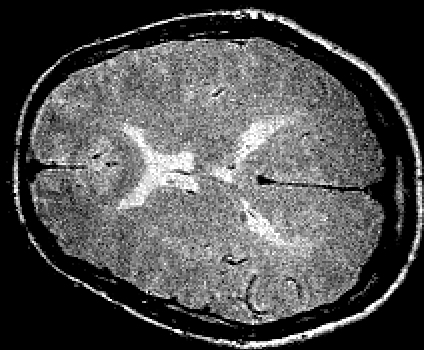
#> input picture brain.jpg, 424 x 350 px
$ python otsu.py   (Python 2 division)
#> lines starting #> are read from the running program, lines starting #| are printed output that depends on the picture; after the words box and inside, x2 and y2 are one past the last pixel; in counts of white or black regions, pixels touching at a corner belong together
import cv2 as ocv
import numpy as np
from matplotlib import pyplot as plt

img = ocv.imread('brain.jpg',0)
#> img is the input picture: shape (350, 424); min 0, max 255, mean 78.6
#blur = ocv.GaussianBlur(img, (5,5), 0)

height, width = img.shape
#> height = 350; width = 424

#gera histograma
hist = ocv.calcHist([img], [0], None, [256], [0,256])
#> hist = 256 values, max 56402 at index 0, min 10 at index 253, mean 579.7
print hist
#> (printed output is left out)

bins = np.arange(256) #valores de intensidade dos pixels

current_max = 0
thresh = 0

total = height * width
#> total = 148400

#normaliza histograma, otsu considera como distribuicao de probabilidade
#tudo deve somar pra 1
hist_norm = hist.ravel()/total
#> hist_norm = 256 values, max 0.38 at index 0, min 6.74e-05 at index 253, mean 0.00391

#foreground - pixels claros > t
#background - pixels escuros <= t
sum_all, sumFore, sumBack = 0, 0, 0

for i in range(0,256):
    sum_all += i * hist[i][0] #sum_i=1^L i * p_i
#> this loop made 256 passes
#> sum_all on passes 1 to 3: 0, 1711, 2081
#> after the loop, sum_all = 11658610

weightBack, weightFore = 0, 0
varBetween, meanBack, meanFore = 0, 0, 0

for i in range(0, 256):
    weightBack += hist[i][0] #w_0 = sum_i=1^k = w(k)
    weightFore = total - weightBack #w_1 = 1 - w(k)
    if weightFore == 0:
        break
    sumBack += i*hist[i][0] #sum_i=1^k i*p_i
    sumFore = sum_all - sumBack #diferenca do que ja somei para o total
    meanBack = sumBack / weightBack #sum_i=1^k i*p_i / w(k)
    meanFore = sumFore / weightFore
    varBetween = weightBack * weightFore * (meanBack-meanFore)**2
    if(varBetween > current_max): #max 1 < k <= L varBetween
        current_max = varBetween
        thresh = i
#> this loop made 256 passes
#> (weightBack, weightFore, sumBack, sumFore, meanBack, meanFore, current_max) on passes 1 to 12: (56402, 91998, 0, 11658610, 0, 126.7, 8.33e+13), (58113, 90287, 1711, 11656899, 0.0294, 129.1, 8.74e+13), (58298, 90102, 2081, 11656529, 0.0357, 129.4, 8.79e+13), (58337, 90063, 2198, 11656412, 0.0377, 129.4, 8.8e+13), (58495, 89905, 2830, 11655780, 0.0484, 129.6, 8.83e+13), (58537, 89863, 3040, 11655570, 0.0519, 129.7, 8.84e+13), (58720, 89680, 4138, 11654472, 0.0705, 130, 8.88e+13), (58760, 89640, 4418, 11654192, 0.0752, 130, 8.89e+13), (58909, 89491, 5610, 11653000, 0.0952, 130.2, 8.93e+13), (58956, 89444, 6033, 11652577, 0.102, 130.3, 8.94e+13), (59098, 89302, 7453, 11651157, 0.126, 130.5, 8.97e+13), (59145, 89255, 7970, 11650640, 0.135, 130.5, 8.98e+13)
#> after the loop, current_max = 9.76e+13; sumBack = 11228170; thresh = 73; weightBack = 148400

print "threshold: ", thresh
#| threshold:  73

ret1, globalThresh = ocv.threshold(img, 127, 255, ocv.THRESH_BINARY)
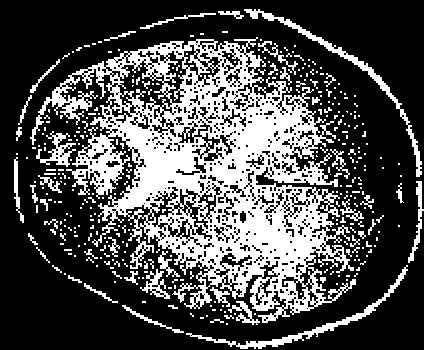
#> globalThresh: shape (350, 424); 31% white; 351 white regions (283 under 20 px), largest, box (x1, y1, x2, y2) and area: (30, 37, 356, 323) 36460, (244, 9, 422, 177) 1368, (186, 265, 408, 349) 1238
ret2, otsuThresh = ocv.threshold(img, thresh, 255, ocv.THRESH_BINARY)
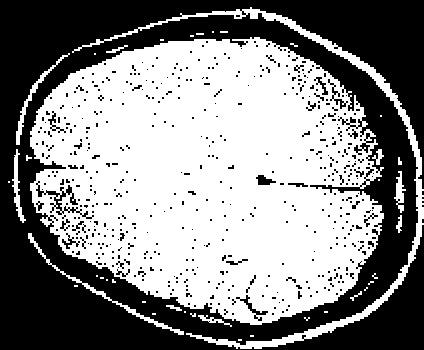
#> otsuThresh: shape (350, 424); 53.7% white; 528 black regions (489 under 20 px), largest, box (x1, y1, x2, y2) and area: (0, 0, 424, 350) 64208, (36, 181, 94, 219) 431, (236, 295, 268, 321) 156
#> ret2 = 73
ret3, th2 = ocv.threshold(img, 0, 255, ocv.THRESH_BINARY+ocv.THRESH_OTSU)
#> ret3 = 73

print "opencv threshold: ", ret3
#| opencv threshold:  73.0

plt.figure(figsize=(20,10))

#img original
plt.subplot(2,2,1),plt.imshow(img,'gray')
plt.title('img original'), plt.xticks([]), plt.yticks([])

#histograma
plt.subplot(2,2,2), plt.plot(hist), plt.xlim([0,256]), plt.ylim([0, hist.max()])
plt.title('histograma')

plt.subplot(2,2,3), plt.imshow(globalThresh,'gray')
plt.title('global threshold'), plt.xticks([]), plt.yticks([])

plt.subplot(2,2,4), plt.imshow(otsuThresh,'gray')
plt.title('otsu threshold'), plt.xticks([]), plt.yticks([])

# plt.subplot(3,2,5), plt.imshow(th2,'gray')
# plt.title('otsu threshold opencv'), plt.xticks([]), plt.yticks([])

plt.show()
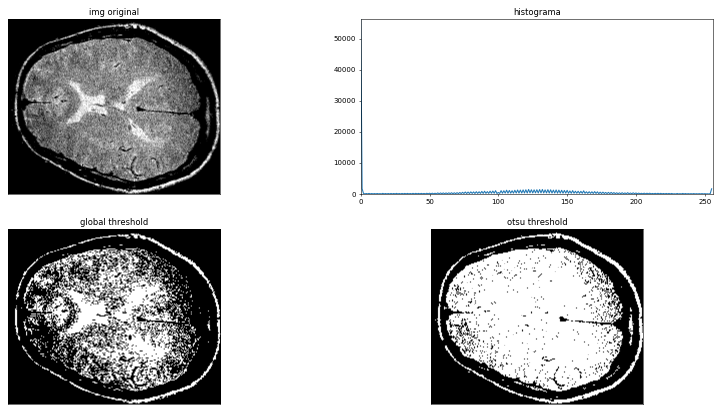
#> figure drawn by matplotlib, 4 panels; panel 2: curve peaks at x = 0, y = 56402

$ run again, with saturn.png saved as brain.jpg
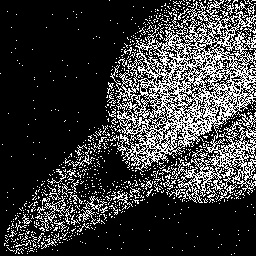
#> input picture saturn.png, 256 x 256 px
#> img is the input picture: shape (256, 256); min 0, max 255, mean 57.4
#> hist = 256 values, max 39629 at index 0, min 0 at index 9, mean 256
#> (printed output is left out)
#> hist_norm = 256 values, max 0.605 at index 0, min 0 at index 9, mean 0.00391
#> the loop `for i in range(0,256):` made 256 passes
#> sum_all on passes 1 to 3: 0, 5084, 11830
#> after the loop `for i in range(0,256):`: sum_all = 3762503
#> the loop `for i in range(0, 256):` made 256 passes
#> (weightBack, weightFore, sumBack, sumFore, meanBack, meanFore, current_max) on passes 1 to 8: (39629, 25907, 0, 3762503, 0, 145.2, 2.17e+13), (44713, 20823, 5084, 3757419, 0.114, 180.4, 3.03e+13), (48086, 17450, 11830, 3750673, 0.246, 214.9, 3.87e+13), (49790, 15746, 16942, 3745561, 0.34, 237.9, 4.42e+13), (50494, 15042, 19758, 3742745, 0.391, 248.8, 4.69e+13), (50757, 14779, 21073, 3741430, 0.415, 253.2, 4.79e+13), (50813, 14723, 21409, 3741094, 0.421, 254.1, 4.81e+13), (50823, 14713, 21479, 3741024, 0.423, 254.3, 4.82e+13)
#> after the loop `for i in range(0, 256):`: current_max = 4.82e+13; sumBack = 1434863; thresh = 8; weightBack = 65536
#| threshold:  8
#> globalThresh: shape (256, 256); 22.4% white in thin lines or dots
#> ret2 = 8
#| opencv threshold:  8.0
#> `plt.show()`:
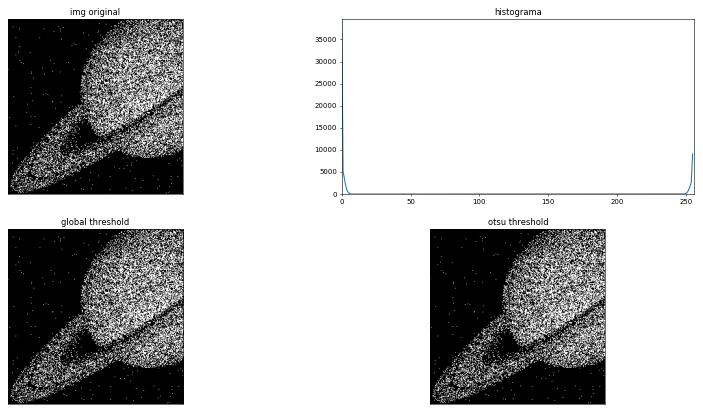
#> figure drawn by matplotlib, 4 panels; panel 2: curve peaks at x = 0, y = 39629
